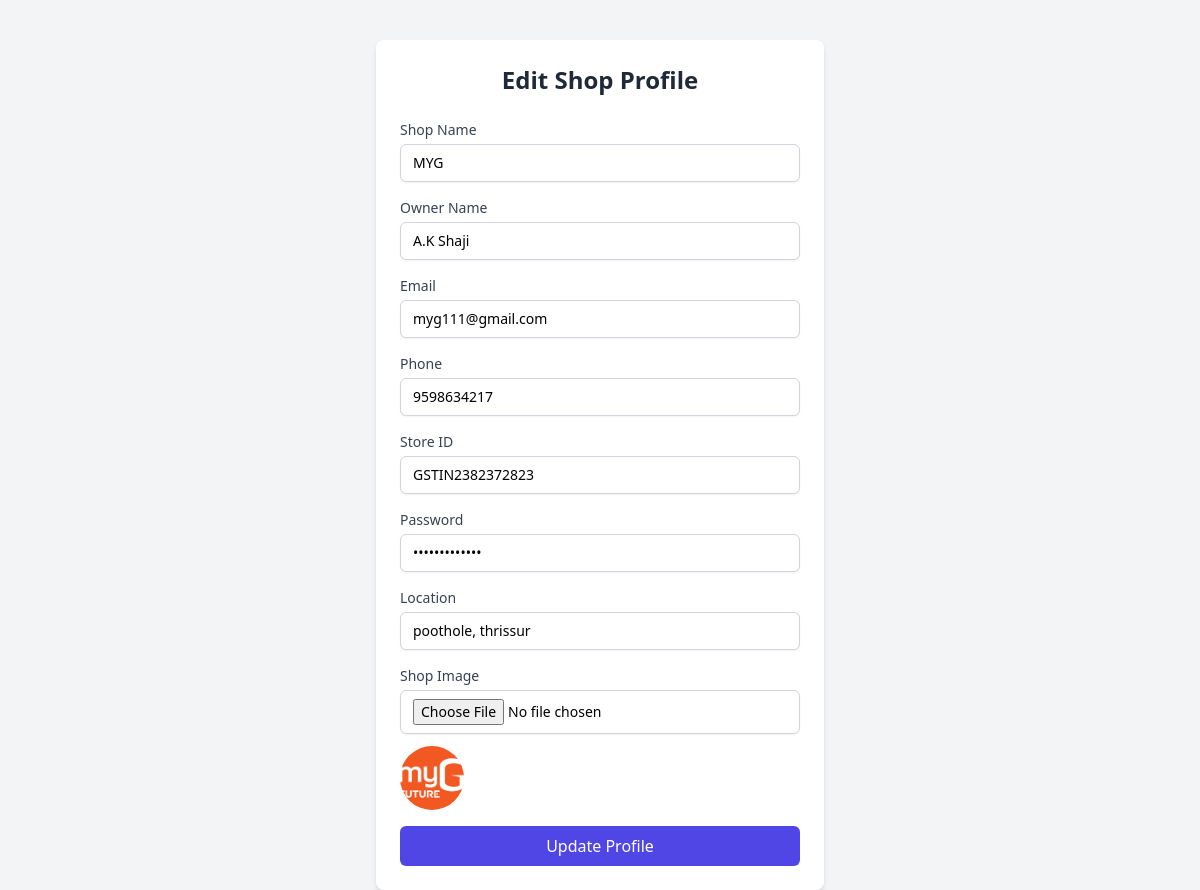
/shopeditprofile/ (signed in), run on the app's committed database.
### app/models.py (models this page shows, shortened)
class shopregister(models.Model):
    shopname=models.CharField(max_length=50,null=True,blank=False)
    shopownername=models.CharField(max_length=50,null=True,blank=False)
    email=models.EmailField(unique=True,null=True,blank=False)
    phone=models.IntegerField(null=True,blank=True)
    storeid=models.CharField(max_length=50,null=True,blank=False,unique=True)
    password=models.CharField(max_length=8,null=True,blank=True)
    image=models.ImageField(upload_to='shop/',null=True,blank=True)
    location=models.CharField(max_length=50,null=True,blank=False)
    status = models.CharField(max_length=10, choices=[('pending', 'Pending'), ('approved', 'Approved')], default='pending')

### app/views.py (the view, shortened to what this page needs)
# urls.py: path('shopeditprofile/',views.shopeditprofile,name='shopeditprofile'),
def shopeditprofile(request):
    email=request.session['semail']
    try:
        shop=shopregister.objects.get(email=email)
    except  :
        return redirect('shoplogin')
    return render(request,'shopeditprofile.html',{'shop':shop})

### app/templates/shopeditprofile.html (shortened to what this page needs)
<!DOCTYPE html>
<html lang="en">
<head>
    <script src="https://cdn.tailwindcss.com"></script>
</head>
<body class="bg-gray-100">
    <div class="max-w-md mx-auto p-6 bg-white shadow-md rounded-lg mt-10">
        <h1 class="text-2xl font-bold text-center text-gray-800 mb-6">Edit Shop Profile</h1>
        <form action="" method="POST" enctype="multipart/form-data" class="space-y-4">
            <div>
                <label for="shopname" class="block text-sm font-medium text-gray-700">Shop Name</label>
                <input type="text" name="shopname" id="shopname" value="{{ shop.shopname }}" class="mt-1 block w-full px-3 py-2 border border-gray-300 rounded-md shadow-sm focus:outline-none focus:ring-indigo-500 focus:border-indigo-500 sm:text-sm">
            </div>
            <div>
                <label for="shopownername" class="block text-sm font-medium text-gray-700">Owner Name</label>
                <input type="text" name="shopownername" id="shopownername" value="{{ shop.shopownername }}" class="mt-1 block w-full px-3 py-2 border border-gray-300 rounded-md shadow-sm focus:outline-none focus:ring-indigo-500 focus:border-indigo-500 sm:text-sm">
            </div>
            <div>
                <label for="email" class="block text-sm font-medium text-gray-700">Email</label>
                <input type="email" name="email" id="email" value="{{ shop.email }}" class="mt-1 block w-full px-3 py-2 border border-gray-300 rounded-md shadow-sm focus:outline-none focus:ring-indigo-500 focus:border-indigo-500 sm:text-sm">
            </div>
            <div>
                <label for="phone" class="block text-sm font-medium text-gray-700">Phone</label>
                <input type="text" name="phone" id="phone" value="{{ shop.phone }}" class="mt-1 block w-full px-3 py-2 border border-gray-300 rounded-md shadow-sm focus:outline-none focus:ring-indigo-500 focus:border-indigo-500 sm:text-sm">
            </div>
            <div>
                <label for="storeid" class="block text-sm font-medium text-gray-700">Store ID</label>
                <input type="text" name="storeid" id="storeid" value="{{ shop.storeid }}" class="mt-1 block w-full px-3 py-2 border border-gray-300 rounded-md shadow-sm focus:outline-none focus:ring-indigo-500 focus:border-indigo-500 sm:text-sm">
            </div>
            <div>
                <label for="password" class="block text-sm font-medium text-gray-700">Password</label>
                <input type="password" name="password" id="password" value="{{ shop.password }}" class="mt-1 block w-full px-3 py-2 border border-gray-300 rounded-md shadow-sm focus:outline-none focus:ring-indigo-500 focus:border-indigo-500 sm:text-sm">
            </div>
            <div>
                <label for="location" class="block text-sm font-medium text-gray-700">Location</label>
                <input type="text" name="location" id="location" value="{{ shop.location }}" class="mt-1 block w-full px-3 py-2 border border-gray-300 rounded-md shadow-sm focus:outline-none focus:ring-indigo-500 focus:border-indigo-500 sm:text-sm">
            </div>
            <div>
                <label for="image" class="block text-sm font-medium text-gray-700">Shop Image</label>
                <input type="file" name="image" id="image" class="mt-1 block w-full px-3 py-2 border border-gray-300 rounded-md shadow-sm focus:outline-none focus:ring-indigo-500 focus:border-indigo-500 sm:text-sm">
                {% if shop.image %}
                    <img src="{{ shop.image.url }}" alt="Shop Image" class="mt-3 h-16 w-16 rounded-full object-cover">
                {% endif %}
            </div>
            <div>
                <button type="submit" class="w-full bg-indigo-600 text-white py-2 px-4 rounded-md hover:bg-indigo-700 focus:outline-none focus:ring-2 focus:ring-indigo-500 focus:ring-offset-2">Update Profile</button>
            </div>
        </form>
    </div>
</body>
</html>

### data on the page
shopregister: shopname "MYG", shopownername "A.K Shaji", email "myg111@gmail.com", phone "9598634217", storeid "GSTIN2382372823", location "poothole, thrissur", image (picture)
